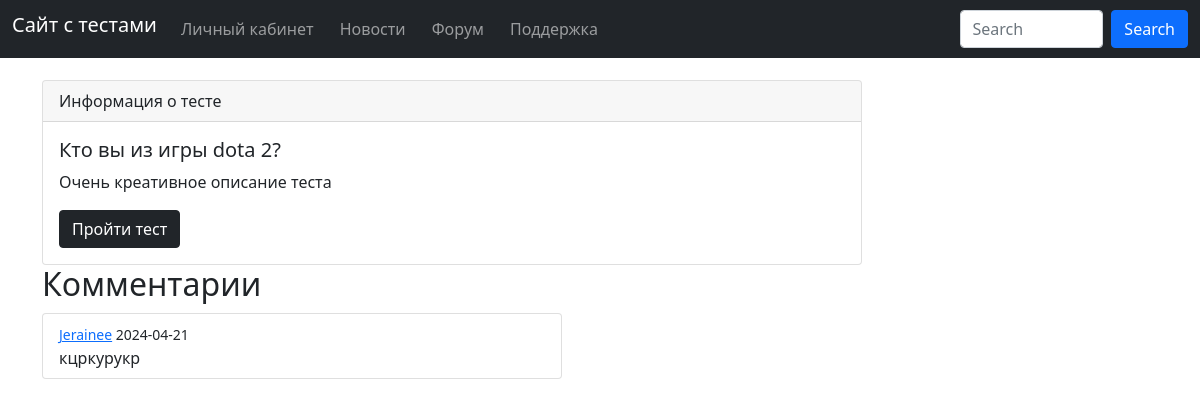
The app's page /test/2 with its own data.
### data/tests.py (models this page shows, shortened)
class Test(SqlAlchemyBase):
    __tablename__ = 'tests'
    id = sqlalchemy.Column(sqlalchemy.Integer, primary_key=True, autoincrement=True)
    name = sqlalchemy.Column(sqlalchemy.String, nullable=False)
    description = sqlalchemy.Column(sqlalchemy.String, nullable=False)
    data = sqlalchemy.Column(sqlalchemy.JSON, nullable=False)
    results = sqlalchemy.Column(sqlalchemy.String, nullable=False)
    comments = orm.relationship('Comment')

### data/tests_comments.py (models this page shows)
class Comment(SqlAlchemyBase):
    __tablename__ = 'test_comments'
    id = sqlalchemy.Column(sqlalchemy.Integer, primary_key=True, autoincrement=True)
    content = sqlalchemy.Column(sqlalchemy.String, nullable=False)
    author_id = sqlalchemy.Column(sqlalchemy.Integer, sqlalchemy.ForeignKey("users.id"), nullable=True)
    test_id = sqlalchemy.Column(sqlalchemy.Integer, sqlalchemy.ForeignKey("tests.id"))
    date_of_creation = sqlalchemy.Column(sqlalchemy.DateTime, default=datetime.datetime.now().replace(microsecond=0))
    author = orm.relationship('User', overlaps="comments")
    test = orm.relationship('Test', overlaps="comments")

### data/users.py (models this page shows, shortened)
class User(SqlAlchemyBase, UserMixin, SerializerMixin):
    __tablename__ = 'users'
    id = sqlalchemy.Column(sqlalchemy.Integer, primary_key=True, autoincrement=True)
    is_admin = sqlalchemy.Column(sqlalchemy.Boolean, nullable=False)
    name = sqlalchemy.Column(sqlalchemy.String, nullable=False)
    about = sqlalchemy.Column(sqlalchemy.String, nullable=True)
    email = sqlalchemy.Column(sqlalchemy.String, index=True, unique=True, nullable=False)
    hashed_password = sqlalchemy.Column(sqlalchemy.String, nullable=False)
    created_date = sqlalchemy.Column(sqlalchemy.DateTime, default=datetime.datetime.now)
    test_results = sqlalchemy.Column(sqlalchemy.String, nullable=True)
    cat = sqlalchemy.Column(sqlalchemy.String, nullable=True)
    comments = orm.relationship("Comment")
    posts = orm.relationship('ForumPost')

### server.py (the view)
@app.route('/test/<int:i>')
def page(i):
    db_sess = db_session.create_session()
    cur_test = db_sess.query(Test).filter(Test.id == i).first()
    if not cur_test:
        return abort(404)
    return render_template('test_preview.html', test=cur_test)

### data/db_session.py (called while the page is built)
def create_session() -> Session:
    global __factory
    return __factory()

### templates/test_preview.html (shortened to what this page needs)
{% extends 'base.html' %}
{% block content %}
<div class="card" style="max-width: 820px;">
  <div class="card-header">Информация о тесте</div>
  <div class="card-body">
    <h5 class="card-title">{{ test.name }}</h5>
    <p class="card-text">{{ test.description }}</p>
    <a href="/test/{{ test.id }}/0" class="btn btn-dark">Пройти тест</a>
  </div>
</div>
<h2>Комментарии</h2>
{% for comment in test.comments %}
    <div class="list-group" style="margin-top:10px">
        <p class="list-group-item" style="max-width: 520px;">  <small><a href="/account/{{comment.author.id}}">{{comment.author.name}}</a>
                        {{comment.date_of_creation.date()}}</small><br>
            {{comment.content}}<br>
    </div>
{% endfor %}
{% endblock %}

### records on screen
Test: name "Кто вы из игры dota 2?", description "Очень креативное описание теста"
Comment: author.name "Jerainee", date_of_creation "2024-04-21", content "кцркурукр"
